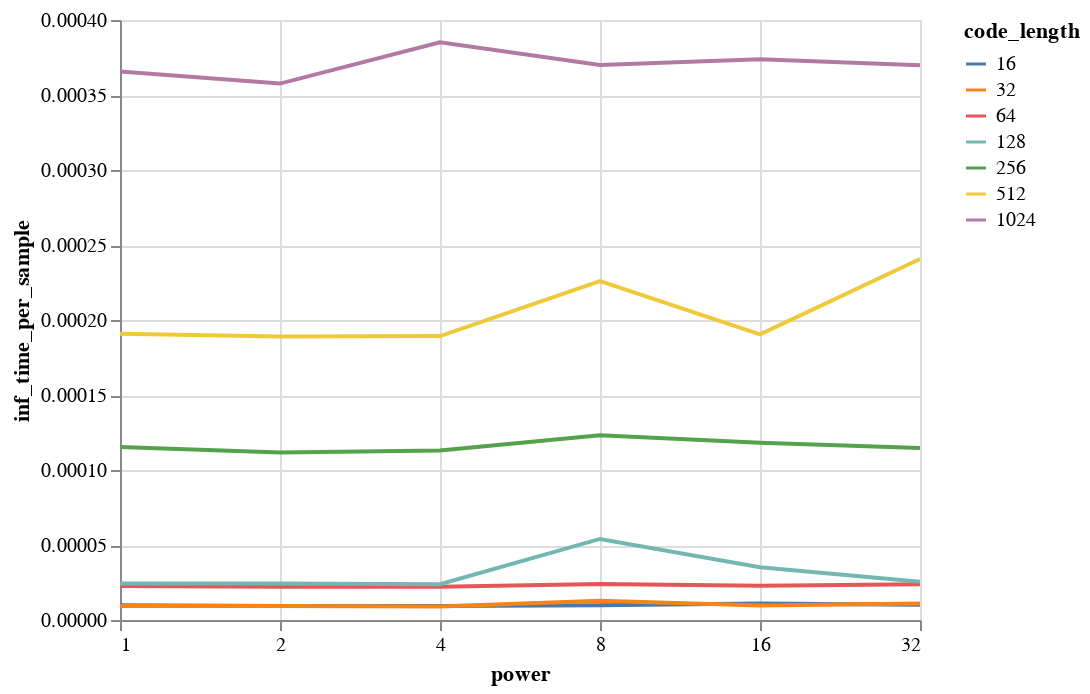

The cell this chart's notebook holds for it:
### Code cell
data = alt.Data(values=gem_records)
alt.Chart(data).mark_line().encode(
    alt.X('power:Q', scale=alt.Scale(type='log', base=2)),
    y='inf_time_per_sample:Q',
    color='code_length:N',
)

### Figure 1 — Vega-Lite specification as saved in the notebook (floating-point values rounded to 4 significant figures)
{"config": {"view": {"continuousWidth": 400, "continuousHeight": 300}}, "data": {"values": [{"dataset": "point_mnist", "pooling": "gem", "ann": "faiss-lsh", "code_length": 16, "power": 1, "emb_time_per_sample": 4.701e-05, "inf_time_per_sample": 9.77e-06, "acc": 0.1135}, {"dataset": "point_mnist", "pooling": "gem", "ann": "faiss-lsh", "code_length": 32, "power": 1, "emb_time_per_sample": 4.022e-05, "inf_time_per_sample": 9.356e-06, "acc": 0.1136}, {"dataset": "point_mnist", "pooling": "gem", "ann": "faiss-lsh", "code_length": 64, "power": 1, "emb_time_per_sample": 4.344e-05, "inf_time_per_sample": 2.271e-05, "acc": 0.1116}, {"dataset": "point_mnist", "pooling": "gem", "ann": "faiss-lsh", "code_length": 128, "power": 1, "emb_time_per_sample": 3.722e-05, "inf_time_per_sample": 2.427e-05, "acc": 0.1032}, {"dataset": "point_mnist", "pooling": "gem", "ann": "faiss-lsh", "code_length": 256, "power": 1, "emb_time_per_sample": 4.458e-05, "inf_time_per_sample": 0.0001153, "acc": 0.1054}, {"dataset": "point_mnist", "pooling": "gem", "ann": "faiss-lsh", "code_length": 512, "power": 1, "emb_time_per_sample": 3.745e-05, "inf_time_per_sample": 0.0001909, "acc": 0.0966}, {"dataset": "point_mnist", "pooling": "gem", "ann": "faiss-lsh", "code_length": 1024, "power": 1, "emb_time_per_sample": 3.679e-05, "inf_time_per_sample": 0.0003657, "acc": 0.1032}, {"dataset": "point_mnist", "pooling": "gem", "ann": "faiss-lsh", "code_length": 16, "power": 2, "emb_time_per_sample": 5.333e-05, "inf_time_per_sample": 9.359e-06, "acc": 0.114}, {"dataset": "point_mnist", "pooling": "gem", "ann": "faiss-lsh", "code_length": 32, "power": 2, "emb_time_per_sample": 5.89e-05, "inf_time_per_sample": 9.364e-06, "acc": 0.1529}, {"dataset": "point_mnist", "pooling": "gem", "ann": "faiss-lsh", "code_length": 64, "power": 2, "emb_time_per_sample": 5.394e-05, "inf_time_per_sample": 2.216e-05, "acc": 0.188}, {"dataset": "point_mnist", "pooling": "gem", "ann": "faiss-lsh", "code_length": 128, "power": 2, "emb_time_per_sample": 5.031e-05, "inf_time_per_sample": 2.44e-05, "acc": 0.1801}, {"dataset": "point_mnist", "pooling": "gem", "ann": "faiss-lsh", "code_length": 256, "power": 2, "emb_time_per_sample": 4.902e-05, "inf_time_per_sample": 0.0001116, "acc": 0.2735}, {"dataset": "point_mnist", "pooling": "gem", "ann": "faiss-lsh", "code_length": 512, "power": 2, "emb_time_per_sample": 5.602e-05, "inf_time_per_sample": 0.000189, "acc": 0.3013}, {"dataset": "point_mnist", "pooling": "gem", "ann": "faiss-lsh", "code_length": 1024, "power": 2, "emb_time_per_sample": 4.914e-05, "inf_time_per_sample": 0.0003576, "acc": 0.346}, {"dataset": "point_mnist", "pooling": "gem", "ann": "faiss-lsh", "code_length": 16, "power": 4, "emb_time_per_sample": 7.872e-05, "inf_time_per_sample": 9.306e-06, "acc": 0.1135}, {"dataset": "point_mnist", "pooling": "gem", "ann": "faiss-lsh", "code_length": 32, "power": 4, "emb_time_per_sample": 7.886e-05, "inf_time_per_sample": 9.008e-06, "acc": 0.1217}, {"dataset": "point_mnist", "pooling": "gem", "ann": "faiss-lsh", "code_length": 64, "power": 4, "emb_time_per_sample": 8.16e-05, "inf_time_per_sample": 2.215e-05, "acc": 0.2017}, {"dataset": "point_mnist", "pooling": "gem", "ann": "faiss-lsh", "code_length": 128, "power": 4, "emb_time_per_sample": 8.196e-05, "inf_time_per_sample": 2.388e-05, "acc": 0.3006}, {"dataset": "point_mnist", "pooling": "gem", "ann": "faiss-lsh", "code_length": 256, "power": 4, "emb_time_per_sample": 7.576e-05, "inf_time_per_sample": 0.0001131, "acc": 0.3023}, {"dataset": "point_mnist", "pooling": "gem", "ann": "faiss-lsh", "code_length": 512, "power": 4, "emb_time_per_sample": 7.61e-05, "inf_time_per_sample": 0.0001893, "acc": 0.4345}, {"dataset": "point_mnist", "pooling": "gem", "ann": "faiss-lsh", "code_length": 1024, "power": 4, "emb_time_per_sample": 8.715e-05, "inf_time_per_sample": 0.0003851, "acc": 0.4722}, {"dataset": "point_mnist", "pooling": "gem", "ann": "faiss-lsh", "code_length": 16, "power": 8, "emb_time_per_sample": 0.000149, "inf_time_per_sample": 9.863e-06, "acc": 0.1513}, {"dataset": "point_mnist", "pooling": "gem", "ann": "faiss-lsh", "code_length": 32, "power": 8, "emb_time_per_sample": 0.0001707, "inf_time_per_sample": 1.277e-05, "acc": 0.2093}, {"dataset": "point_mnist", "pooling": "gem", "ann": "faiss-lsh", "code_length": 64, "power": 8, "emb_time_per_sample": 0.0001378, "inf_time_per_sample": 2.401e-05, "acc": 0.2647}, {"dataset": "point_mnist", "pooling": "gem", "ann": "faiss-lsh", "code_length": 128, "power": 8, "emb_time_per_sample": 0.0001524, "inf_time_per_sample": 5.404e-05, "acc": 0.4216}, {"dataset": "point_mnist", "pooling": "gem", "ann": "faiss-lsh", "code_length": 256, "power": 8, "emb_time_per_sample": 0.0001295, "inf_time_per_sample": 0.0001231, "acc": 0.3949}, {"dataset": "point_mnist", "pooling": "gem", "ann": "faiss-lsh", "code_length": 512, "power": 8, "emb_time_per_sample": 0.0001347, "inf_time_per_sample": 0.0002259, "acc": 0.5301}, {"dataset": "point_mnist", "pooling": "gem", "ann": "faiss-lsh", "code_length": 1024, "power": 8, "emb_time_per_sample": 0.0001532, "inf_time_per_sample": 0.00037, "acc": 0.5664}, {"dataset": "point_mnist", "pooling": "gem", "ann": "faiss-lsh", "code_length": 16, "power": 16, "emb_time_per_sample": 0.0003076, "inf_time_per_sample": 1.1e-05, "acc": 0.1154}, {"dataset": "point_mnist", "pooling": "gem", "ann": "faiss-lsh", "code_length": 32, "power": 16, "emb_time_per_sample": 0.0002834, "inf_time_per_sample": 9.688e-06, "acc": 0.1388}, {"dataset": "point_mnist", "pooling": "gem", "ann": "faiss-lsh", "code_length": 64, "power": 16, "emb_time_per_sample": 0.0002713, "inf_time_per_sample": 2.287e-05, "acc": 0.3421}, {"dataset": "point_mnist", "pooling": "gem", "ann": "faiss-lsh", "code_length": 128, "power": 16, "emb_time_per_sample": 0.0002453, "inf_time_per_sample": 3.519e-05, "acc": 0.2919}, {"dataset": "point_mnist", "pooling": "gem", "ann": "faiss-lsh", "code_length": 256, "power": 16, "emb_time_per_sample": 0.000242, "inf_time_per_sample": 0.0001182, "acc": 0.3849}, {"dataset": "point_mnist", "pooling": "gem", "ann": "faiss-lsh", "code_length": 512, "power": 16, "emb_time_per_sample": 0.0002476, "inf_time_per_sample": 0.0001904, "acc": 0.5536}, {"dataset": "point_mnist", "pooling": "gem", "ann": "faiss-lsh", "code_length": 1024, "power": 16, "emb_time_per_sample": 0.0002491, "inf_time_per_sample": 0.0003739, "acc": 0.6168}, {"dataset": "point_mnist", "pooling": "gem", "ann": "faiss-lsh", "code_length": 16, "power": 32, "emb_time_per_sample": 0.0004812, "inf_time_per_sample": 1.011e-05, "acc": 0.1135}, {"dataset": "point_mnist", "pooling": "gem", "ann": "faiss-lsh", "code_length": 32, "power": 32, "emb_time_per_sample": 0.0004649, "inf_time_per_sample": 1.096e-05, "acc": 0.1454}, {"dataset": "point_mnist", "pooling": "gem", "ann": "faiss-lsh", "code_length": 64, "power": 32, "emb_time_per_sample": 0.0004952, "inf_time_per_sample": 2.376e-05, "acc": 0.2086}, {"dataset": "point_mnist", "pooling": "gem", "ann": "faiss-lsh", "code_length": 128, "power": 32, "emb_time_per_sample": 0.0004852, "inf_time_per_sample": 2.542e-05, "acc": 0.1231}, {"dataset": "point_mnist", "pooling": "gem", "ann": "faiss-lsh", "code_length": 256, "power": 32, "emb_time_per_sample": 0.0004561, "inf_time_per_sample": 0.0001146, "acc": 0.2971}, {"dataset": "point_mnist", "pooling": "gem", "ann": "faiss-lsh", "code_length": 512, "power": 32, "emb_time_per_sample": 0.0004729, "inf_time_per_sample": 0.0002407, "acc": 0.2844}, {"dataset": "point_mnist", "pooling": "gem", "ann": "faiss-lsh", "code_length": 1024, "power": 32, "emb_time_per_sample": 0.0005092, "inf_time_per_sample": 0.0003698, "acc": 0.3183}]}, "mark": "line", "encoding": {"color": {"type": "nominal", "field": "code_length"}, "x": {"type": "quantitative", "field": "power", "scale": {"base": 2, "type": "log"}}, "y": {"type": "quantitative", "field": "inf_time_per_sample"}}, "$schema": "https://vega.github.io/schema/vega-lite/v4.8.1.json"}
